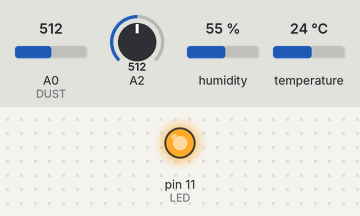
Recording of a sketch running on a simulated Arduino Uno, built with avr-gcc and run on an emulated ATmega328P. Shown: output pins drawn as LEDs (lit = HIGH). The inputs (shaded band) are chosen by the test bench; at power-on: A0 (DUST) = 512, A2 = 512, humidity 55 %, temperature 24 °C. What the sketch prints to the serial monitor is not drawn.

Above: at 0.1 s.
Timing chart, 0 to 1.6 s (numbered marks = the images above):
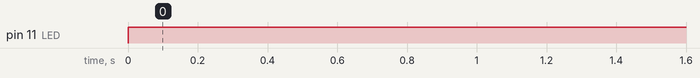

Measured:
- by itself, pin 11 (LED): LOW → HIGH at 0.00 s

The sketch:

Dust_Sensor_BT.ino
```cpp
#include <SoftwareSerial.h>

SoftwareSerial BTSerial(2,3); // Tx, Rx

// DHT11 Settings...
#include "DHT.h"
#define DHTPIN 7
#define DHTTYPE DHT11
DHT dht(DHTPIN, DHTTYPE);

// DusrSensor Settings...
int LED = 11;
int DUST = 0;
int samplingTime = 280;
int deltaTime = 40;
int sleepTime = 9680;
float dustval = 0;
float voltage = 0;
float dustug = 0;
float dus = 0;
float a = 0;

// cds Settings...
int cds = 0;

// Device Number
String arduino_num = "02";

void setup() {
  Serial.begin(9600);        // 시리얼 통신 시작
  pinMode(LED, OUTPUT);  // 먼지센서 LED 핀 설정
  BTSerial.begin(9600); // 블루투스 시리얼 개방
}

void loop() {
  // DustSensor code
  digitalWrite(LED, LOW); // 적외선 LED ON
  delayMicroseconds(samplingTime);
  dustval = analogRead(DUST); //먼지센서 값 읽기
  delayMicroseconds(deltaTime);
  digitalWrite(LED, HIGH); // 적외선 LED OFF
  delayMicroseconds(sleepTime);
  voltage = dustval * (5.0 / 1024.0);  // 전압 구하기, 전압 단위 : V
  dustug = 0.17 * voltage;      // ug 단위 변환
  dus = dustug * 1000;

  // dht11 code
  int h = dht.readHumidity();
  int t = dht.readTemperature();

  // cds code
  cds = analogRead(A2);

  // BluetoothSerial print
  BTSerial.print(arduino_num);
  BTSerial.print(":");
  BTSerial.print(h); BTSerial.print(" ");
  BTSerial.print(t); BTSerial.print(" ");
  BTSerial.print(cds); BTSerial.print(" ");
  BTSerial.print(dus); BTSerial.print("!");

  // Serial Monitor
  Serial.print(arduino_num);
  Serial.print(":");
  Serial.print(h); Serial.print(" ");
  Serial.print(t); Serial.print(" ");
  Serial.print(cds); Serial.print(" ");
  Serial.print(dus); Serial.print("!");
  Serial.println();

  delay(5000);
}
```
